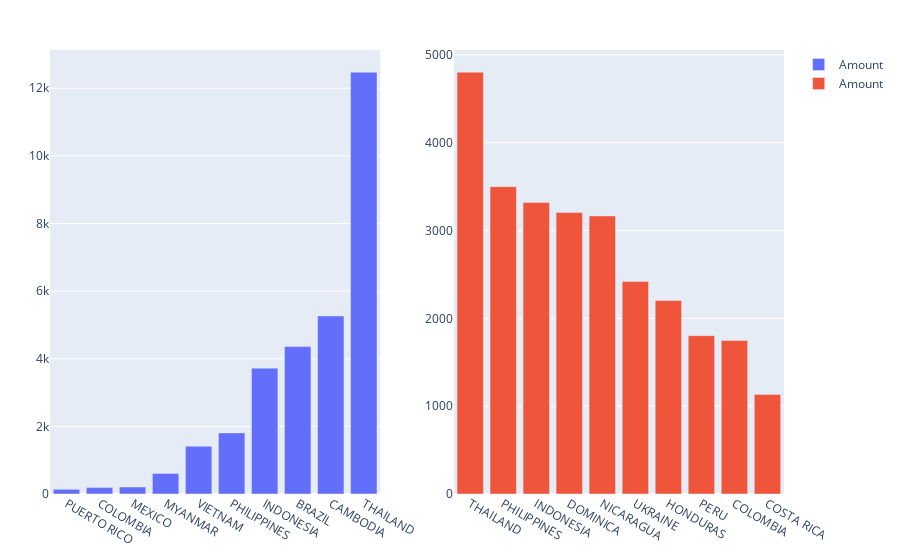

Notebook code for this chart:
### Code cell
# top 10
# filter owner = MGI
df_top10_mgi = df_country[df_country['owner'] == 'MGI'].sort_values(by='amount', ascending=False).head(10)
df_top10_mgi.sort_values(by='amount', ascending=True, inplace=True)

# filter owner = MU
df_top10_mu = df_country[df_country['owner'] == 'MU'].sort_values(by='amount', ascending=False).head(10)

import plotly.graph_objects as go
from plotly.subplots import make_subplots
fig_top10 = make_subplots(rows=1, cols=2, specs=[[{"type": "bar"}, {"type": "bar"}]])

fig_top10.add_trace(
    go.Bar(x=df_top10_mgi['country'], y=df_top10_mgi['amount'], name='Amount'),
    row=1, col=1)

fig_top10.add_trace(
    go.Bar(x=df_top10_mu['country'], y=df_top10_mu['amount'], name='Amount'),
    row=1, col=2)

# change border of chart
fig_top10.update_layout(
    margin=dict(l=50, r=50, t=50, b=50),)

### Figure 1 — Plotly figure (JSON) as saved in the notebook; plotly's stock layout.template omitted (floating-point values rounded to 4 significant figures)
{"data": [{"name": "Amount", "type": "bar", "x": ["PUERTO RICO", "COLOMBIA", "MEXICO", "MYANMAR", "VIETNAM", "PHILIPPINES", "INDONESIA", "BRAZIL", "CAMBODIA", "THAILAND"], "xaxis": "x", "y": [140, 189, 207, 610, 1414, 1807, 3723, 4360, 5266, 12476], "yaxis": "y"}, {"name": "Amount", "type": "bar", "x": ["THAILAND", "PHILIPPINES", "INDONESIA", "DOMINICA", "NICARAGUA", "UKRAINE", "HONDURAS", "PERU", "COLOMBIA", "COSTA RICA"], "xaxis": "x2", "y": [4802, 3499, 3318, 3204, 3166, 2419, 2203, 1803, 1748, 1134], "yaxis": "y2"}], "layout": {"margin": {"b": 50, "l": 50, "r": 50, "t": 50}, "xaxis": {"anchor": "y", "domain": [0, 0.45]}, "xaxis2": {"anchor": "y2", "domain": [0.55, 1]}, "yaxis": {"anchor": "x", "domain": [0, 1]}, "yaxis2": {"anchor": "x2", "domain": [0, 1]}}}
